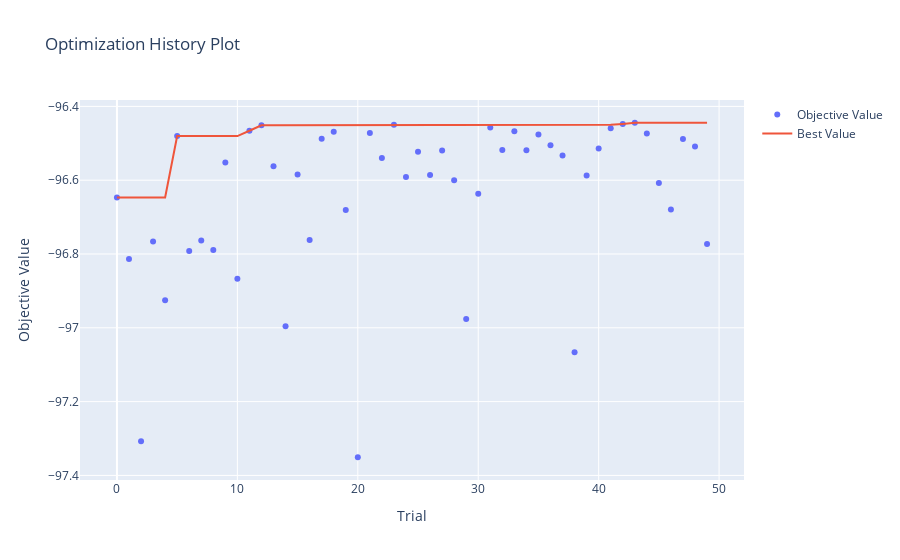
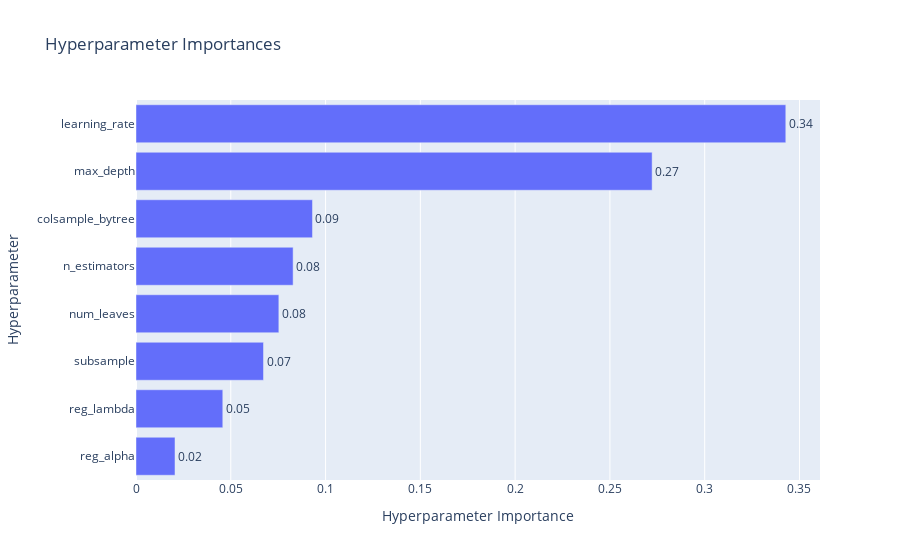
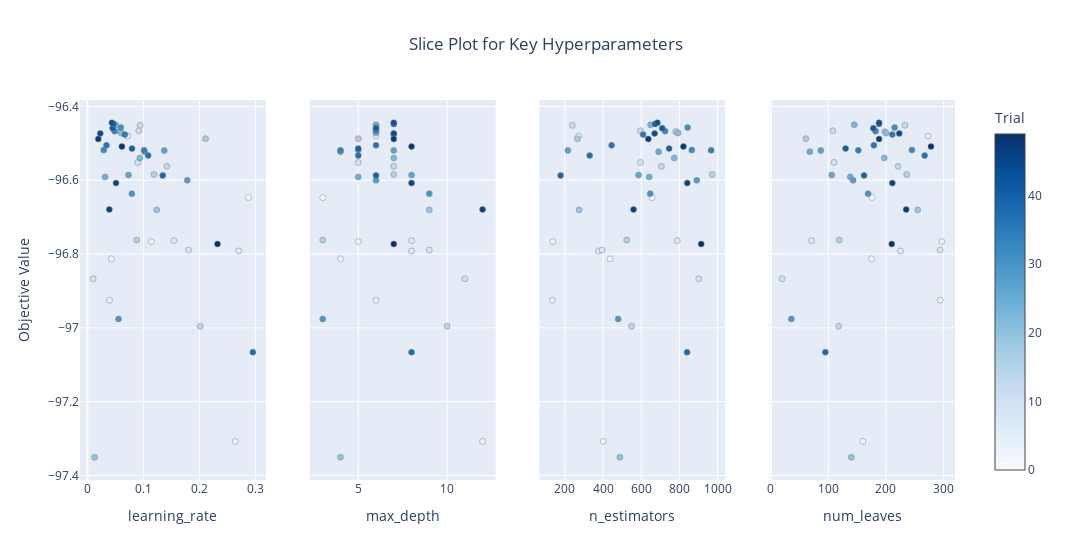
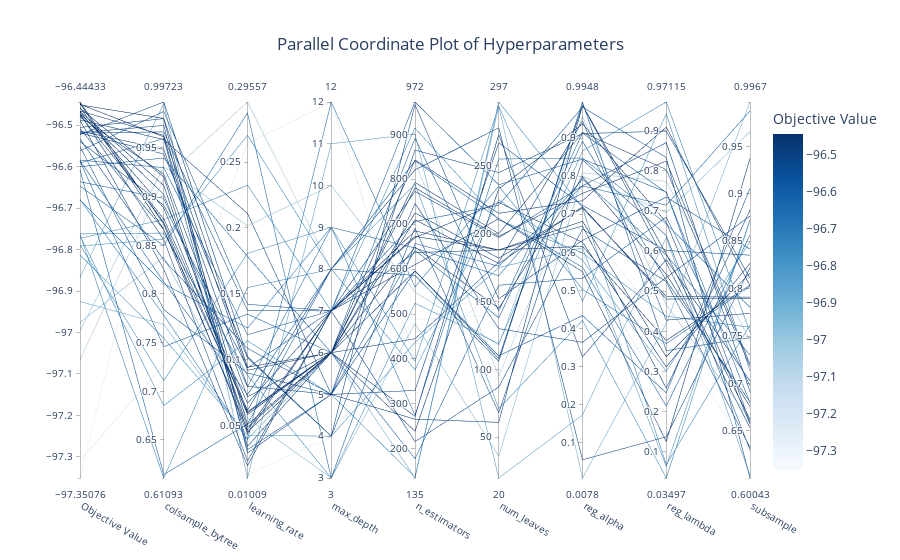

Notebook code cell kept with these figures, in order:
### Code cell
# 4. 可视化调优过程
print("\n--- 可视化调优过程 ---")

# a. 优化历史图 (Optimization History Plot)
# 展示了每次试验的分数，可以看到模型性能是否随着时间推移而提高。
fig_history = optuna.visualization.plot_optimization_history(study)
fig_history.show()

# b. 参数重要性图 (Parameter Importances Plot)
# 显示了哪个超参数对模型性能的影响最大。
fig_importance = optuna.visualization.plot_param_importances(study)
fig_importance.show()

# c. 切片图 (Slice Plot)
# 展示了每个超参数在其取值范围内对最终分数的影响。
# 这对于直观地看出最佳参数的大致范围非常有用。
fig_slice = optuna.visualization.plot_slice(study, params=['n_estimators', 'learning_rate', 'num_leaves', 'max_depth'])
fig_slice.update_layout(title_text='Slice Plot for Key Hyperparameters', title_x=0.5) #  居中标题
fig_slice.show()


# d. 平行坐标图 (Parallel Coordinate Plot)
# 将所有试验的参数组合和最终结果在平行坐标系中可视化。
# 颜色深的线条代表性能更好的试验，可以帮助我们发现参数之间的潜在组合关系。
fig_parallel = optuna.visualization.plot_parallel_coordinate(study)
fig_parallel.update_layout(title_text='Parallel Coordinate Plot of Hyperparameters', title_x=0.5) #  居中标题
fig_parallel.show()

### Figure 1 — Plotly figure (JSON) as saved in the notebook; plotly's stock layout.template omitted (floating-point values rounded to 4 significant figures)
{"data": [{"mode": "markers", "name": "Objective Value", "type": "scatter", "x": [0, 1, 2, 3, 4, 5, 6, 7, 8, 9, 10, 11, 12, 13, 14, 15, 16, 17, 18, 19, 20, 21, 22, 23, 24, 25, 26, 27, 28, 29, 30, 31, 32, 33, 34, 35, 36, 37, 38, 39, 40, 41, 42, 43, 44, 45, 46, 47, 48, 49], "y": [-96.65, -96.81, -97.31, -96.77, -96.93, -96.48, -96.79, -96.76, -96.79, -96.55, -96.87, -96.47, -96.45, -96.56, -97.0, -96.58, -96.76, -96.49, -96.47, -96.68, -97.35, -96.47, -96.54, -96.45, -96.59, -96.52, -96.59, -96.52, -96.6, -96.98, -96.64, -96.46, -96.52, -96.47, -96.52, -96.48, -96.51, -96.53, -97.07, -96.59, -96.51, -96.46, -96.45, -96.44, -96.47, -96.61, -96.68, -96.49, -96.51, -96.77]}, {"mode": "lines", "name": "Best Value", "type": "scatter", "x": [0, 1, 2, 3, 4, 5, 6, 7, 8, 9, 10, 11, 12, 13, 14, 15, 16, 17, 18, 19, 20, 21, 22, 23, 24, 25, 26, 27, 28, 29, 30, 31, 32, 33, 34, 35, 36, 37, 38, 39, 40, 41, 42, 43, 44, 45, 46, 47, 48, 49], "y": [-96.65, -96.65, -96.65, -96.65, -96.65, -96.48, -96.48, -96.48, -96.48, -96.48, -96.48, -96.47, -96.45, -96.45, -96.45, -96.45, -96.45, -96.45, -96.45, -96.45, -96.45, -96.45, -96.45, -96.45, -96.45, -96.45, -96.45, -96.45, -96.45, -96.45, -96.45, -96.45, -96.45, -96.45, -96.45, -96.45, -96.45, -96.45, -96.45, -96.45, -96.45, -96.45, -96.45, -96.44, -96.44, -96.44, -96.44, -96.44, -96.44, -96.44]}, {"marker": {"color": "#cccccc"}, "mode": "markers", "name": "Infeasible Trial", "showlegend": false, "type": "scatter", "x": [], "y": []}], "layout": {"title": {"text": "Optimization History Plot"}, "xaxis": {"title": {"text": "Trial"}}, "yaxis": {"title": {"text": "Objective Value"}}}}

### Figure 2 — Plotly figure (JSON) as saved in the notebook; plotly's stock layout.template omitted (floating-point values rounded to 4 significant figures)
{"data": [{"cliponaxis": false, "hovertemplate": ["reg_alpha (FloatDistribution): 0.02057442912683007<extra></extra>", "reg_lambda (FloatDistribution): 0.04578108850847788<extra></extra>", "subsample (FloatDistribution): 0.06725987845579029<extra></extra>", "num_leaves (IntDistribution): 0.07535637755687088<extra></extra>", "n_estimators (IntDistribution): 0.08288406859525682<extra></extra>", "colsample_bytree (FloatDistribution): 0.09309114230740341<extra></extra>", "max_depth (IntDistribution): 0.2722695844712817<extra></extra>", "learning_rate (FloatDistribution): 0.342783430978089<extra></extra>"], "name": "Objective Value", "orientation": "h", "text": ["0.02", "0.05", "0.07", "0.08", "0.08", "0.09", "0.27", "0.34"], "textposition": "outside", "type": "bar", "x": [0.02057, 0.04578, 0.06726, 0.07536, 0.08288, 0.09309, 0.2723, 0.3428], "y": ["reg_alpha", "reg_lambda", "subsample", "num_leaves", "n_estimators", "colsample_bytree", "max_depth", "learning_rate"]}], "layout": {"title": {"text": "Hyperparameter Importances"}, "xaxis": {"title": {"text": "Hyperparameter Importance"}}, "yaxis": {"title": {"text": "Hyperparameter"}}}}

### Figure 3 — Plotly figure (JSON) as saved in the notebook; plotly's stock layout.template omitted (floating-point values rounded to 4 significant figures)
{"data": [{"marker": {"color": [0, 1, 2, 3, 4, 5, 6, 7, 8, 9, 10, 11, 12, 13, 14, 15, 16, 17, 18, 19, 20, 21, 22, 23, 24, 25, 26, 27, 28, 29, 30, 31, 32, 33, 34, 35, 36, 37, 38, 39, 40, 41, 42, 43, 44, 45, 46, 47, 48, 49], "colorbar": {"title": {"text": "Trial"}, "x": 1, "xpad": 40}, "colorscale": [[0, "rgb(247,251,255)"], [0.125, "rgb(222,235,247)"], [0.25, "rgb(198,219,239)"], [0.375, "rgb(158,202,225)"], [0.5, "rgb(107,174,214)"], [0.625, "rgb(66,146,198)"], [0.75, "rgb(33,113,181)"], [0.875, "rgb(8,81,156)"], [1, "rgb(8,48,107)"]], "line": {"color": "Grey", "width": 0.5}, "showscale": true}, "mode": "markers", "name": "Feasible Trial", "showlegend": false, "type": "scatter", "x": [0.2873, 0.04259, 0.2641, 0.1143, 0.0396, 0.07175, 0.2702, 0.1546, 0.1807, 0.08984, 0.01009, 0.09185, 0.09426, 0.142, 0.2015, 0.1189, 0.08811, 0.211, 0.05824, 0.1239, 0.01268, 0.06039, 0.09374, 0.05057, 0.03164, 0.1023, 0.07338, 0.1372, 0.1784, 0.05553, 0.07933, 0.0596, 0.02915, 0.04864, 0.1013, 0.06687, 0.0341, 0.1085, 0.2956, 0.1346, 0.07969, 0.04512, 0.04657, 0.04381, 0.02298, 0.05109, 0.03919, 0.01946, 0.06162, 0.2324], "xaxis": "x", "y": [-96.65, -96.81, -97.31, -96.77, -96.93, -96.48, -96.79, -96.76, -96.79, -96.55, -96.87, -96.47, -96.45, -96.56, -97.0, -96.58, -96.76, -96.49, -96.47, -96.68, -97.35, -96.47, -96.54, -96.45, -96.59, -96.52, -96.59, -96.52, -96.6, -96.98, -96.64, -96.46, -96.52, -96.47, -96.52, -96.48, -96.51, -96.53, -97.07, -96.59, -96.51, -96.46, -96.45, -96.44, -96.47, -96.61, -96.68, -96.49, -96.51, -96.77], "yaxis": "y"}, {"marker": {"color": [0, 1, 2, 3, 4, 5, 6, 7, 8, 9, 10, 11, 12, 13, 14, 15, 16, 17, 18, 19, 20, 21, 22, 23, 24, 25, 26, 27, 28, 29, 30, 31, 32, 33, 34, 35, 36, 37, 38, 39, 40, 41, 42, 43, 44, 45, 46, 47, 48, 49], "colorbar": {"title": {"text": "Trial"}, "x": 1, "xpad": 40}, "colorscale": [[0, "rgb(247,251,255)"], [0.125, "rgb(222,235,247)"], [0.25, "rgb(198,219,239)"], [0.375, "rgb(158,202,225)"], [0.5, "rgb(107,174,214)"], [0.625, "rgb(66,146,198)"], [0.75, "rgb(33,113,181)"], [0.875, "rgb(8,81,156)"], [1, "rgb(8,48,107)"]], "line": {"color": "Grey", "width": 0.5}, "showscale": false}, "mode": "markers", "name": "Feasible Trial", "showlegend": false, "type": "scatter", "x": [3, 4, 12, 5, 6, 6, 8, 8, 9, 5, 11, 6, 6, 7, 10, 7, 3, 5, 6, 9, 4, 6, 7, 6, 5, 4, 8, 7, 6, 3, 9, 6, 5, 6, 4, 7, 6, 5, 8, 6, 5, 6, 7, 7, 7, 8, 12, 7, 8, 7], "xaxis": "x2", "y": [-96.65, -96.81, -97.31, -96.77, -96.93, -96.48, -96.79, -96.76, -96.79, -96.55, -96.87, -96.47, -96.45, -96.56, -97.0, -96.58, -96.76, -96.49, -96.47, -96.68, -97.35, -96.47, -96.54, -96.45, -96.59, -96.52, -96.59, -96.52, -96.6, -96.98, -96.64, -96.46, -96.52, -96.47, -96.52, -96.48, -96.51, -96.53, -97.07, -96.59, -96.51, -96.46, -96.45, -96.44, -96.47, -96.61, -96.68, -96.49, -96.51, -96.77], "yaxis": "y2"}, {"marker": {"color": [0, 1, 2, 3, 4, 5, 6, 7, 8, 9, 10, 11, 12, 13, 14, 15, 16, 17, 18, 19, 20, 21, 22, 23, 24, 25, 26, 27, 28, 29, 30, 31, 32, 33, 34, 35, 36, 37, 38, 39, 40, 41, 42, 43, 44, 45, 46, 47, 48, 49], "colorbar": {"title": {"text": "Trial"}, "x": 1, "xpad": 40}, "colorscale": [[0, "rgb(247,251,255)"], [0.125, "rgb(222,235,247)"], [0.25, "rgb(198,219,239)"], [0.375, "rgb(158,202,225)"], [0.5, "rgb(107,174,214)"], [0.625, "rgb(66,146,198)"], [0.75, "rgb(33,113,181)"], [0.875, "rgb(8,81,156)"], [1, "rgb(8,48,107)"]], "line": {"color": "Grey", "width": 0.5}, "showscale": false}, "mode": "markers", "name": "Feasible Trial", "showlegend": false, "type": "scatter", "x": [657, 437, 401, 137, 135, 272, 376, 789, 395, 596, 901, 596, 239, 706, 549, 972, 524, 266, 781, 275, 488, 793, 773, 649, 642, 691, 586, 216, 891, 479, 647, 843, 865, 725, 966, 610, 445, 330, 840, 178, 746, 710, 673, 685, 670, 841, 560, 637, 821, 914], "xaxis": "x3", "y": [-96.65, -96.81, -97.31, -96.77, -96.93, -96.48, -96.79, -96.76, -96.79, -96.55, -96.87, -96.47, -96.45, -96.56, -97.0, -96.58, -96.76, -96.49, -96.47, -96.68, -97.35, -96.47, -96.54, -96.45, -96.59, -96.52, -96.59, -96.52, -96.6, -96.98, -96.64, -96.46, -96.52, -96.47, -96.52, -96.48, -96.51, -96.53, -97.07, -96.59, -96.51, -96.46, -96.45, -96.44, -96.47, -96.61, -96.68, -96.49, -96.51, -96.77], "yaxis": "y3"}, {"marker": {"color": [0, 1, 2, 3, 4, 5, 6, 7, 8, 9, 10, 11, 12, 13, 14, 15, 16, 17, 18, 19, 20, 21, 22, 23, 24, 25, 26, 27, 28, 29, 30, 31, 32, 33, 34, 35, 36, 37, 38, 39, 40, 41, 42, 43, 44, 45, 46, 47, 48, 49], "colorbar": {"title": {"text": "Trial"}, "x": 1, "xpad": 40}, "colorscale": [[0, "rgb(247,251,255)"], [0.125, "rgb(222,235,247)"], [0.25, "rgb(198,219,239)"], [0.375, "rgb(158,202,225)"], [0.5, "rgb(107,174,214)"], [0.625, "rgb(66,146,198)"], [0.75, "rgb(33,113,181)"], [0.875, "rgb(8,81,156)"], [1, "rgb(8,48,107)"]], "line": {"color": "Grey", "width": 0.5}, "showscale": false}, "mode": "markers", "name": "Feasible Trial", "showlegend": false, "type": "scatter", "x": [176, 175, 160, 297, 294, 273, 225, 71, 294, 110, 20, 108, 233, 221, 118, 236, 119, 61, 198, 255, 140, 200, 197, 145, 138, 68, 106, 87, 143, 36, 169, 215, 245, 182, 152, 211, 179, 267, 95, 162, 130, 178, 188, 188, 223, 211, 235, 188, 278, 210], "xaxis": "x4", "y": [-96.65, -96.81, -97.31, -96.77, -96.93, -96.48, -96.79, -96.76, -96.79, -96.55, -96.87, -96.47, -96.45, -96.56, -97.0, -96.58, -96.76, -96.49, -96.47, -96.68, -97.35, -96.47, -96.54, -96.45, -96.59, -96.52, -96.59, -96.52, -96.6, -96.98, -96.64, -96.46, -96.52, -96.47, -96.52, -96.48, -96.51, -96.53, -97.07, -96.59, -96.51, -96.46, -96.45, -96.44, -96.47, -96.61, -96.68, -96.49, -96.51, -96.77], "yaxis": "y4"}], "layout": {"title": {"text": "Slice Plot for Key Hyperparameters", "x": 0.5}, "width": 1200, "xaxis": {"anchor": "y", "domain": [0, 0.2125], "title": {"text": "learning_rate"}}, "xaxis2": {"anchor": "y2", "domain": [0.2625, 0.475], "title": {"text": "max_depth"}}, "xaxis3": {"anchor": "y3", "domain": [0.525, 0.7375], "title": {"text": "n_estimators"}}, "xaxis4": {"anchor": "y4", "domain": [0.7875, 1], "title": {"text": "num_leaves"}}, "yaxis": {"anchor": "x", "domain": [0, 1], "title": {"text": "Objective Value"}}, "yaxis2": {"anchor": "x2", "domain": [0, 1], "matches": "y", "showticklabels": false}, "yaxis3": {"anchor": "x3", "domain": [0, 1], "matches": "y", "showticklabels": false}, "yaxis4": {"anchor": "x4", "domain": [0, 1], "matches": "y", "showticklabels": false}}}

### Figure 4 — Plotly figure (JSON) as saved in the notebook; plotly's stock layout.template omitted (floating-point values rounded to 4 significant figures)
{"data": [{"dimensions": [{"label": "Objective Value", "range": [-97.35, -96.44], "values": [-96.65, -96.81, -97.31, -96.77, -96.93, -96.48, -96.79, -96.76, -96.79, -96.55, -96.87, -96.47, -96.45, -96.56, -97.0, -96.58, -96.76, -96.49, -96.47, -96.68, -97.35, -96.47, -96.54, -96.45, -96.59, -96.52, -96.59, -96.52, -96.6, -96.98, -96.64, -96.46, -96.52, -96.47, -96.52, -96.48, -96.51, -96.53, -97.07, -96.59, -96.51, -96.46, -96.45, -96.44, -96.47, -96.61, -96.68, -96.49, -96.51, -96.77]}, {"label": "colsample_bytree", "range": [0.6109, 0.9972], "values": [0.8496, 0.7546, 0.727, 0.6853, 0.7687, 0.9232, 0.8563, 0.6109, 0.7111, 0.7839, 0.9956, 0.963, 0.9803, 0.9875, 0.931, 0.9298, 0.8626, 0.9586, 0.8883, 0.8104, 0.9625, 0.9023, 0.8912, 0.9615, 0.9595, 0.9972, 0.8124, 0.9666, 0.9397, 0.838, 0.8981, 0.8735, 0.9731, 0.9114, 0.9438, 0.8772, 0.9802, 0.8348, 0.9181, 0.7459, 0.9486, 0.9203, 0.8663, 0.8718, 0.8557, 0.6144, 0.7782, 0.8255, 0.8661, 0.8765]}, {"label": "learning_rate", "range": [0.01009, 0.2956], "values": [0.2873, 0.04259, 0.2641, 0.1143, 0.0396, 0.07175, 0.2702, 0.1546, 0.1807, 0.08984, 0.01009, 0.09185, 0.09426, 0.142, 0.2015, 0.1189, 0.08811, 0.211, 0.05824, 0.1239, 0.01268, 0.06039, 0.09374, 0.05057, 0.03164, 0.1023, 0.07338, 0.1372, 0.1784, 0.05553, 0.07933, 0.0596, 0.02915, 0.04864, 0.1013, 0.06687, 0.0341, 0.1085, 0.2956, 0.1346, 0.07969, 0.04512, 0.04657, 0.04381, 0.02298, 0.05109, 0.03919, 0.01946, 0.06162, 0.2324]}, {"label": "max_depth", "range": [3, 12], "values": [3, 4, 12, 5, 6, 6, 8, 8, 9, 5, 11, 6, 6, 7, 10, 7, 3, 5, 6, 9, 4, 6, 7, 6, 5, 4, 8, 7, 6, 3, 9, 6, 5, 6, 4, 7, 6, 5, 8, 6, 5, 6, 7, 7, 7, 8, 12, 7, 8, 7]}, {"label": "n_estimators", "range": [135, 972], "values": [657, 437, 401, 137, 135, 272, 376, 789, 395, 596, 901, 596, 239, 706, 549, 972, 524, 266, 781, 275, 488, 793, 773, 649, 642, 691, 586, 216, 891, 479, 647, 843, 865, 725, 966, 610, 445, 330, 840, 178, 746, 710, 673, 685, 670, 841, 560, 637, 821, 914]}, {"label": "num_leaves", "range": [20, 297], "values": [176, 175, 160, 297, 294, 273, 225, 71, 294, 110, 20, 108, 233, 221, 118, 236, 119, 61, 198, 255, 140, 200, 197, 145, 138, 68, 106, 87, 143, 36, 169, 215, 245, 182, 152, 211, 179, 267, 95, 162, 130, 178, 188, 188, 223, 211, 235, 188, 278, 210]}, {"label": "reg_alpha", "range": [0.007785, 0.9948], "values": [0.7742, 0.6122, 0.5975, 0.7175, 0.007785, 0.3258, 0.5792, 0.4213, 0.4718, 0.4341, 0.1734, 0.9868, 0.9372, 0.9814, 0.9566, 0.8448, 0.8664, 0.9868, 0.755, 0.8476, 0.6843, 0.9149, 0.7748, 0.7983, 0.8915, 0.8428, 0.9948, 0.661, 0.913, 0.7999, 0.7923, 0.7356, 0.9118, 0.7163, 0.6313, 0.549, 0.945, 0.7232, 0.8093, 0.5321, 0.3639, 0.7197, 0.6157, 0.6816, 0.6264, 0.561, 0.5033, 0.6693, 0.05557, 0.5987]}, {"label": "reg_lambda", "range": [0.03497, 0.9711], "values": [0.7143, 0.06362, 0.2306, 0.06838, 0.4198, 0.5789, 0.3007, 0.03497, 0.9419, 0.2469, 0.6339, 0.5927, 0.6714, 0.8329, 0.4661, 0.7472, 0.9711, 0.5707, 0.8238, 0.6676, 0.4054, 0.803, 0.8701, 0.542, 0.5271, 0.6386, 0.3521, 0.5242, 0.7458, 0.6956, 0.5901, 0.9086, 0.8987, 0.4871, 0.7344, 0.1256, 0.428, 0.6014, 0.7733, 0.6846, 0.5341, 0.4804, 0.3774, 0.337, 0.3115, 0.2142, 0.3694, 0.2584, 0.1376, 0.4379]}, {"label": "subsample", "range": [0.6004, 0.9967], "values": [0.9873, 0.8725, 0.815, 0.7617, 0.9967, 0.7027, 0.8495, 0.8722, 0.7132, 0.9057, 0.6032, 0.6623, 0.6573, 0.6004, 0.6617, 0.659, 0.7541, 0.6533, 0.7206, 0.7802, 0.6286, 0.7179, 0.6912, 0.6758, 0.6805, 0.6302, 0.7483, 0.6326, 0.6798, 0.9656, 0.7299, 0.8031, 0.8111, 0.791, 0.8416, 0.9372, 0.774, 0.8353, 0.7456, 0.6978, 0.8766, 0.7899, 0.8038, 0.8163, 0.8267, 0.8565, 0.8024, 0.8827, 0.822, 0.7593]}], "labelangle": 30, "labelside": "bottom", "line": {"color": [-96.65, -96.81, -97.31, -96.77, -96.93, -96.48, -96.79, -96.76, -96.79, -96.55, -96.87, -96.47, -96.45, -96.56, -97.0, -96.58, -96.76, -96.49, -96.47, -96.68, -97.35, -96.47, -96.54, -96.45, -96.59, -96.52, -96.59, -96.52, -96.6, -96.98, -96.64, -96.46, -96.52, -96.47, -96.52, -96.48, -96.51, -96.53, -97.07, -96.59, -96.51, -96.46, -96.45, -96.44, -96.47, -96.61, -96.68, -96.49, -96.51, -96.77], "colorbar": {"title": {"text": "Objective Value"}}, "colorscale": [[0, "rgb(247,251,255)"], [0.125, "rgb(222,235,247)"], [0.25, "rgb(198,219,239)"], [0.375, "rgb(158,202,225)"], [0.5, "rgb(107,174,214)"], [0.625, "rgb(66,146,198)"], [0.75, "rgb(33,113,181)"], [0.875, "rgb(8,81,156)"], [1, "rgb(8,48,107)"]], "reversescale": false, "showscale": true}, "type": "parcoords"}], "layout": {"title": {"text": "Parallel Coordinate Plot of Hyperparameters", "x": 0.5}}}
